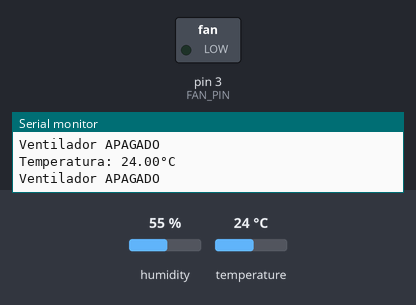
A sketch run on a simulated Arduino Uno, built with avr-gcc and run on an emulated ATmega328P. Shown: switched loads named in the sketch (green lamp = pin HIGH), the last lines printed to the serial monitor. The inputs (shaded band) are chosen by the test bench; at power-on: temperature 24 °C, humidity 55 %.

Above: at 2.8 s.
2.9 s: temperature set to 27 °C
At 5.1 s:
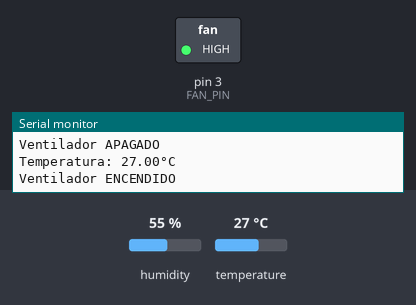
5.6 s: temperature set to 12 °C
At 7.5 s:
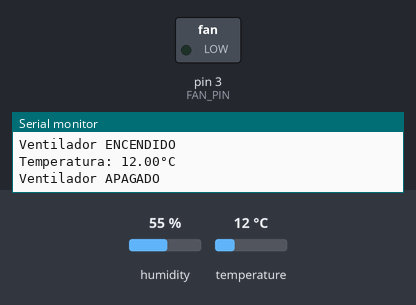
8.3 s: temperature set to 28 °C
At 11.1 s:
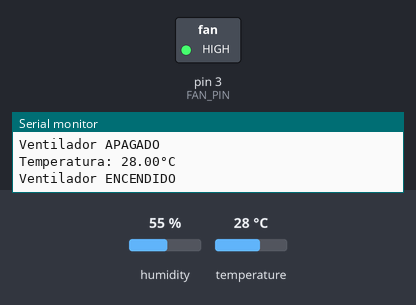
Timing chart, 0 to 12.6 s (numbered marks = the images above; inputs shaded):
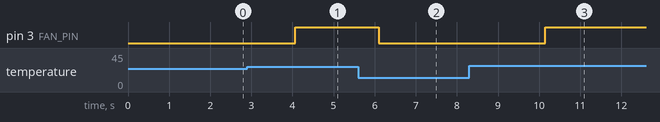

Measured:
- the behaviour switches between 25 and 26 °C on temperature (found by bisection; images 0 and 1)
- after the input at 2.9 s, pin 3 (FAN_PIN): LOW → HIGH after 1.2 s
- after the input at 5.6 s, pin 3 (FAN_PIN): HIGH → LOW after 0.50 s
- after the input at 8.3 s, pin 3 (FAN_PIN): LOW → HIGH after 1.8 s

The sketch:

control_temperatura.ino
```cpp
#include <DHT.h>

#define DHTPIN 2          // Pin digital conectado al sensor DHT11
#define DHTTYPE DHT11     // Tipo de sensor

#define FAN_PIN 3         // Pin conectado al ventilador (actuador)

DHT dht(DHTPIN, DHTTYPE); // Inicializa el sensor DHT11

void setup() {
  Serial.begin(9600);     // Inicia comunicación serial
  dht.begin();            // Inicia el sensor
  pinMode(FAN_PIN, OUTPUT); // Declara el pin del ventilador como salida
}

void loop() {
  float temp = dht.readTemperature(); // Lee temperatura en grados Celsius

  if (isnan(temp)) {
    Serial.println("Error leyendo el sensor");
    return;
  }

  Serial.print("Temperatura: ");
  Serial.print(temp);
  Serial.println("°C");

  if (temp > 25.0) {
    digitalWrite(FAN_PIN, HIGH);  // Enciende ventilador
    Serial.println("Ventilador ENCENDIDO");
  } else {
    digitalWrite(FAN_PIN, LOW);   // Apaga ventilador
    Serial.println("Ventilador APAGADO");
  }

  delay(2000); // Espera 2 segundos antes de la siguiente lectura
}
```
